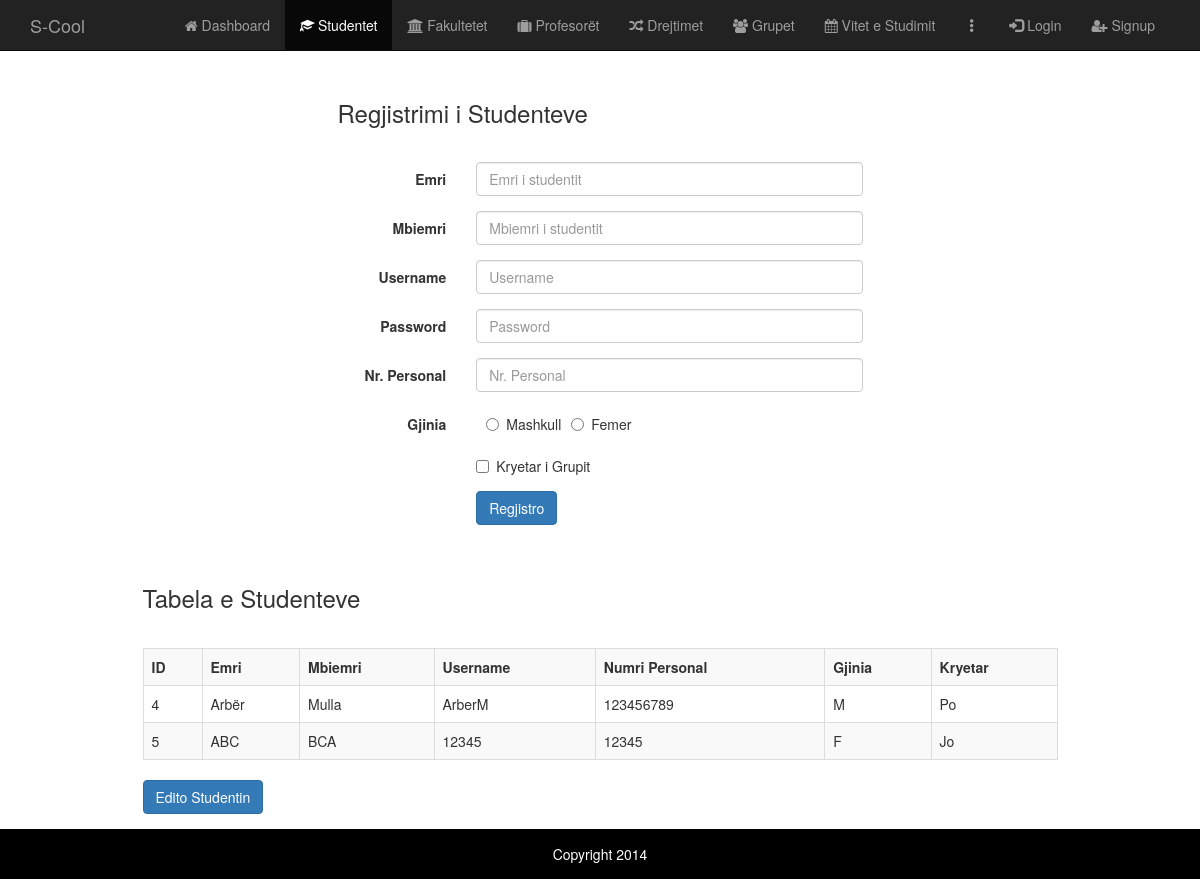
The page /WebContent/adminPage/studentet.php on the database as committed earlier.
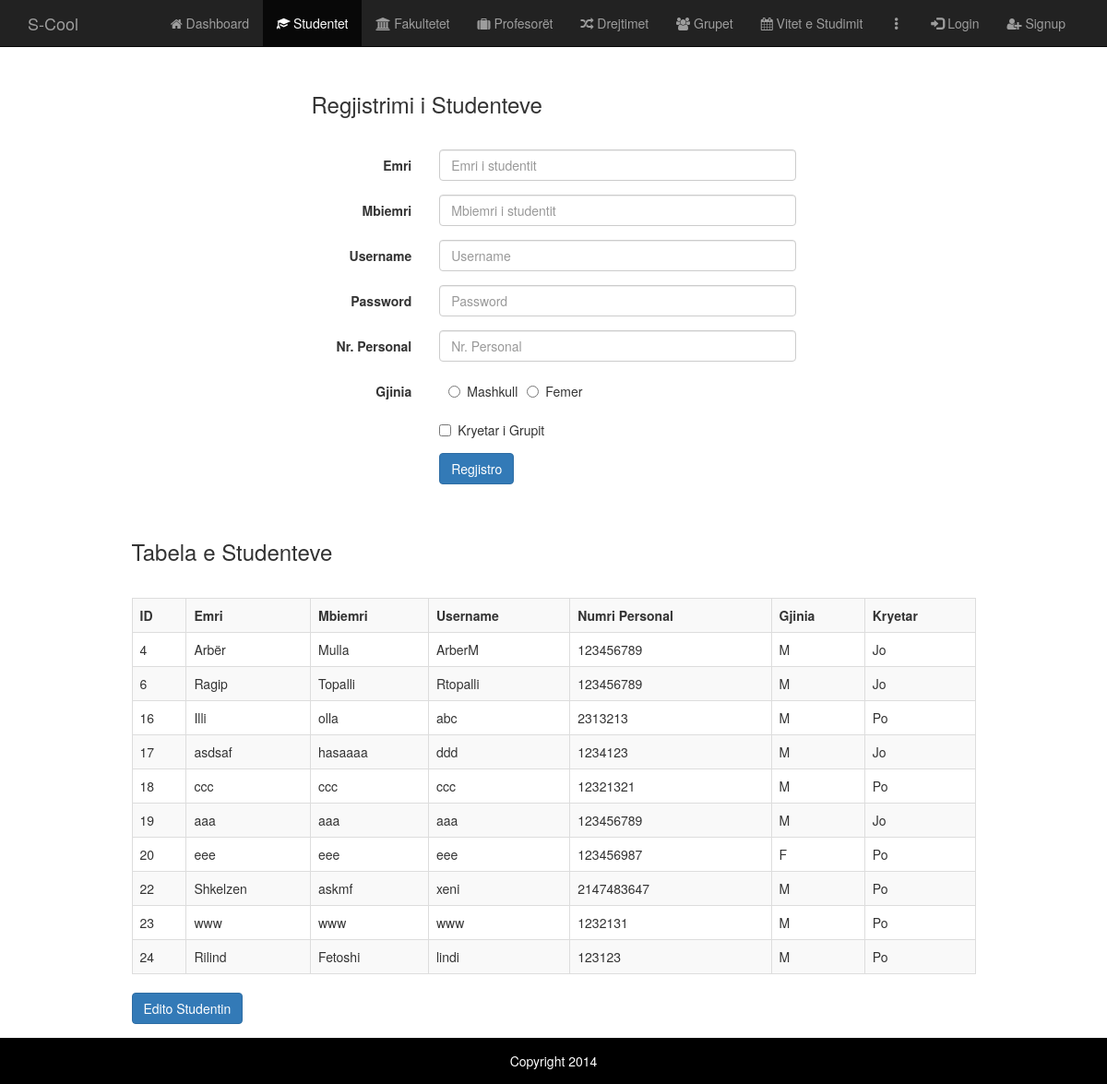
The same page on the database as committed later.
### tables this page shows
CREATE TABLE `studenti` (
  `ID` int(11) NOT NULL,
  `Kryetar` tinyint(1) NOT NULL,
  `Emri` varchar(20) NOT NULL,
  `Mbiemri` varchar(20) NOT NULL,
  `UserName` varchar(20) NOT NULL,
  `Password` char(76) NOT NULL,
  `Nr_personal` int(11) NOT NULL,
  `Gjinia` char(1) NOT NULL,
  `FR_Fakulltetit` int(11) DEFAULT NULL,
  `FK_Grupi` int(11) DEFAULT NULL,
  `fk_Drejtimi` int(11) DEFAULT NULL
);

### BL/Studenti.php (the view, shortened to what this page needs)
<?php
class Studenti{
    public function selectAll()
    {
        $sqlConnection = new SQLConnection();
        $con = $sqlConnection->connection();
        $sql = "SELECT * FROM Studenti";
        $result = mysqli_query($con, $sql);
        if(mysqli_num_rows($result) > 0)
        {
            while($row = mysqli_fetch_assoc($result))
            {
                $temp = $row['Kryetar']==1?'Po':'Jo';
                echo "<tr onclick='indeksiReshtit(this)'><td>".$row['ID']."</td>"
                        . "<td>".$row['Emri']."</td>"
                        . "<td>".$row['Mbiemri']."</td>"
                        . "<td>".$row['UserName']."</td>"
                        . "<td>".$row['Nr_personal']."</td>"
                        . "<td>".$row['Gjinia']."</td>"
                        . "<td>".$temp."</td></tr>";
            }
        }
    }
}

Rows that differ between the two databases and show on the page:
removed studenti: ID "5", Emri "ABC", Mbiemri "BCA", UserName "12345", Nr_personal "12345", Gjinia "F", Kryetar "Jo"
changed studenti "Arbër": Kryetar "Po" → "Jo"
added studenti: ID "6", Emri "Ragip", Mbiemri "Topalli", UserName "Rtopalli", Nr_personal "123456789", Gjinia "M", Kryetar "Jo"
added studenti: ID "16", Emri "Illi", Mbiemri "olla", UserName "abc", Nr_personal "2313213", Gjinia "M", Kryetar "Po"
added studenti: ID "17", Emri "asdsaf", Mbiemri "hasaaaa", UserName "ddd", Nr_personal "1234123", Gjinia "M", Kryetar "Jo"
added studenti: ID "18", Emri "ccc", Mbiemri "ccc", UserName "ccc", Nr_personal "12321321", Gjinia "M", Kryetar "Po"
added studenti: ID "19", Emri "aaa", Mbiemri "aaa", UserName "aaa", Nr_personal "123456789", Gjinia "M", Kryetar "Jo"
added studenti: ID "20", Emri "eee", Mbiemri "eee", UserName "eee", Nr_personal "123456987", Gjinia "F", Kryetar "Po"
added studenti: ID "22", Emri "Shkelzen", Mbiemri "askmf", UserName "xeni", Nr_personal "2147483647", Gjinia "M", Kryetar "Po"
added studenti: ID "23", Emri "www", Mbiemri "www", UserName "www", Nr_personal "1232131", Gjinia "M", Kryetar "Po"
added studenti: ID "24", Emri "Rilind", Mbiemri "Fetoshi", UserName "lindi", Nr_personal "123123", Gjinia "M", Kryetar "Po"
